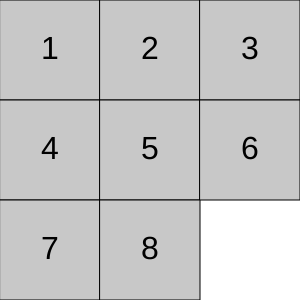
Frame 1 (no input)
Frame 60 (no input): identical to frame 1, image omitted
Frame 120 (the mouse pressed at the canvas centre since frame 60): identical to frame 1, image omitted

The p5.js sketch that drew this single still picture (run headless with seeded random() and noise() and a simulated clock; from frame 60 on, the mouse is pressed at the canvas centre):

// p5.js sketch
// ── sketch.js
this.Node = function (x, y, puzzle, parent, direction, g) {
    this.x = x;
    this.y = y;

    this.puzzle = puzzle.map(row => row.slice());

    this.parent = parent;
    this.direction = direction;

    this.g = g;
    this.h = 0;

    this.toString = function () {
        let string = "";
        for (let i = 0; i < this.puzzle.length; i++) {
            for (let j = 0; j < this.puzzle[i].length; j++) {
                string += this.puzzle[i][j]
            }
        }
        return string;
    }

    this.children = function () {
        let children = [];

        // UP
        if (x - 1 >= 0) {
            let node = new Node(x - 1, y, this.puzzle, this, 'U', this.g + 1);
            node.puzzle[this.x][this.y] = node.puzzle[this.x - 1][this.y];
            node.puzzle[this.x - 1][this.y] = 0;
            node.h = heuristic(node.puzzle);
            children.push(node);
        }

        // DOWN
        if (x + 1 < this.puzzle.length) {
            let node = new Node(x + 1, y, this.puzzle, this, 'D', this.g + 1);
            node.puzzle[this.x][this.y] = node.puzzle[this.x + 1][this.y];
            node.puzzle[this.x + 1][this.y] = 0;
            node.h = heuristic(node.puzzle);
            children.push(node);
        }

        if (y - 1 >= 0) {
            let node = new Node(x, y - 1, this.puzzle, this, 'L', this.g + 1);
            node.puzzle[this.x][this.y] = node.puzzle[this.x][this.y - 1];
            node.puzzle[this.x][this.y - 1] = 0;
            node.h = heuristic(node.puzzle);
            children.push(node);
        }

        // DOWN
        if (y + 1 < this.puzzle[x].length) {
            let node = new Node(x, y + 1, this.puzzle, this, 'R', this.g + 1);
            node.puzzle[this.x][this.y] = node.puzzle[this.x][this.y + 1];
            node.puzzle[this.x][this.y + 1] = 0;
            node.h = heuristic(node.puzzle);
            children.push(node);
        }

        return children;
    }
}

const SOLVED = 1;
let mode = 0;


let puzzle;

let zero;

let solution;

function setup() {
    createCanvas(300, 300);
    mode = 0;
    puzzle = [
        [1, 2, 3],
        [4, 5, 6],
        [7, 8, 0],
    ];
    zero = { i: 2, j: 2 }
    solution = [];
}

let count = 0;
function draw() {
    background(255);
    let tileSize = 100;

    for (let i = 0; i < puzzle.length; i++) {
        for (let j = 0; j < puzzle[i].length; j++) {
            let x = j * tileSize;
            let y = i * tileSize;

            if (puzzle[i][j] !== 0) {
                fill(200, 200, 200);
                rect(x, y, tileSize, tileSize);
                fill(0);
                textSize(32);
                textAlign(CENTER, CENTER);
                text(puzzle[i][j], x + tileSize / 2, y + tileSize / 2);
            }
        }
    }

    if (mode === SOLVED && count < solution.length) {
        puzzle = solution[count++].puzzle;
    } else if (mode === SOLVED && count >= solution.length) {
        mode = 0;
        zero = { i: 2, j: 2 }
        solution = [];
        count = 0;
        frameRate(60);
    }
}

function mousePressed() {
    if (mouseOnCanvas()) {
        let i, j;
        i = floor(map(mouseY, 0, height, 0, 3));
        j = floor(map(mouseX, 0, width, 0, 3));

        if (isAdjacent(i, j, zero.i, zero.j)) {
            puzzle[zero.i][zero.j] = puzzle[i][j];
            puzzle[i][j] = 0;
            zero = { i, j };
        }
    }
}

function isAdjacent(row1, col1, row2, col2) {
    return (row1 === row2 && Math.abs(col1 - col2) === 1) || (col1 === col2 && Math.abs(row1 - row2) === 1);
}

function mouseOnCanvas() {
    return mouseX >= 0 && mouseY >= 0 && mouseX < width && mouseY < height;
}

function solvePuzzle() {
    if (mode === SOLVED)
        return;

    let open = new PriorityQueue((n1, n2) => {
        let fx = (n1.g + n1.h) - (n2.g + n2.h);
        return fx === 0 ? n2.g - n1.g : fx;
    }),
        closed = new Set();

    let node = new Node(zero.i, zero.j, puzzle, null, '\0', 0);
    node.h = heuristic(node.puzzle);

    open.enqueue(node);

    while (!open.isEmpty()) {
        let current = open.dequeue();
        if (current.h === 0) {
            while (current.parent) {
                solution.push(current);
                current = current.parent;
            }
            solution.reverse();
            mode = SOLVED;
            frameRate(2);
            return;
        }

        for (let child of current.children()) {
            if (!closed.has(child.toString()))
                open.enqueue(child);
        }
        closed.add(current.toString());
    }
    mode = SOLVED;
    return null;
}

function heuristic(puzzle) {
    let h = 0;
    for (let i = 0; i < puzzle.length; i++) {
        for (let j = 0; j < puzzle[i].length; j++) {
            if (puzzle[i][j] === 0)
                continue;

            let num = puzzle[i][j];
            let x = floor((num - 1) / 3);
            let y = floor((num - 1) % 3);

            h += Math.abs(x - i) + Math.abs(y - j);
        }
    }
    return h;
}

// ── PriorityQueue.js
function PriorityQueue(comparator) {

    this.heap = new Array(10000);
    this.size = 0;

    this.comparator = comparator;

    this.isEmpty = function () {
        return this.size === 0;
    };

    this.enqueue = function (item) {
        this.heap[this.size++] = item;
        this.heapifyUp(this.size - 1);
    };

    this.heapifyUp = function (index) {
        let element = this.heap[index];
        while (index > 0 && this.comparator(element, this.heap[this.getParent(index)]) < 0) {
            this.heap[index] = this.heap[this.getParent(index)];
            index = this.getParent(index);
        }
        this.heap[index] = element;
    };

    this.getParent = function (index) {
        return (index - 1) >> 1;
    };

    this.dequeue = function () {
        let element = this.heap[0];
        this.heap[0] = this.heap[this.size - 1];
        this.size -= 1;
        this.heapifyDown(0);
        return element;
    };

    this.heapifyDown = function (index) {
        let element = this.heap[index];
        while (this.kthChild(index, 1) < this.size) {
            let min = this.minChild(index);

            if (this.comparator(element, this.heap[min]) < 0)
                break;

            this.heap[index] = this.heap[min];
            index = min;
        }
        this.heap[index] = element;
    };

    this.kthChild = function (index, childNumber) {
        return (index << 1) + childNumber;
    };

    this.minChild = function (index) {
        let i = this.kthChild(index, 1);
        let c1 = this.heap[i];
        let c2 = this.heap[i + 1];
        if (this.comparator(c1, c2) <= 0)
            return i;
        else
            return i + 1;
    }
}
